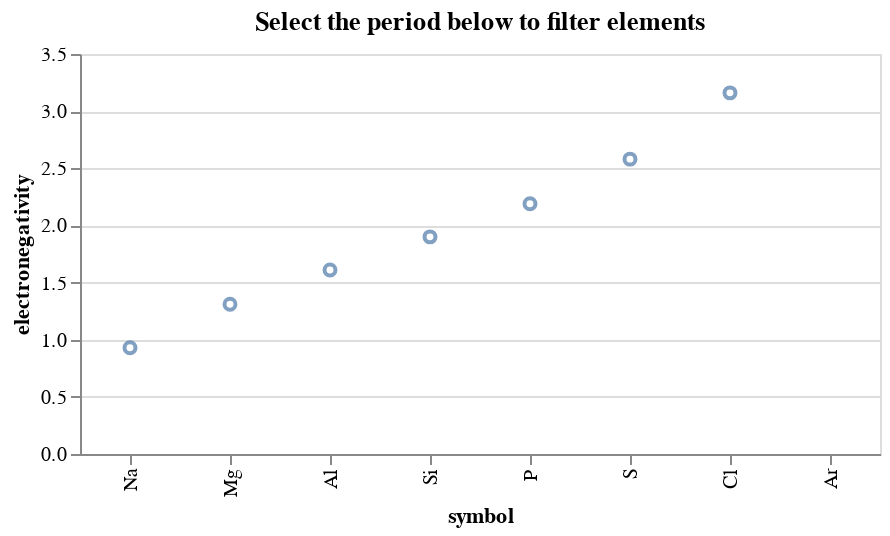

The code cell stored with this chart in its notebook:
### Markdown cell above
### Interactive Altair

### Code cell
slider = alt.binding_range(min=1, max=6, step=1, name='period:')
selector = alt.selection_single(fields=['period'], bind=slider, init={'period': 3})

chart = (
    alt.Chart(elements, title=f"Select the period below to filter elements").mark_point()
    .encode(
        x=alt.X('symbol:N', sort=elements.symbol.to_numpy()),
        y='electronegativity',
        tooltip=['symbol','atomic number','atomic mass']
    )
    .add_selection(selector)
    .transform_filter(selector)
    .properties(width=400, height=200)
    .interactive()
)
chart
